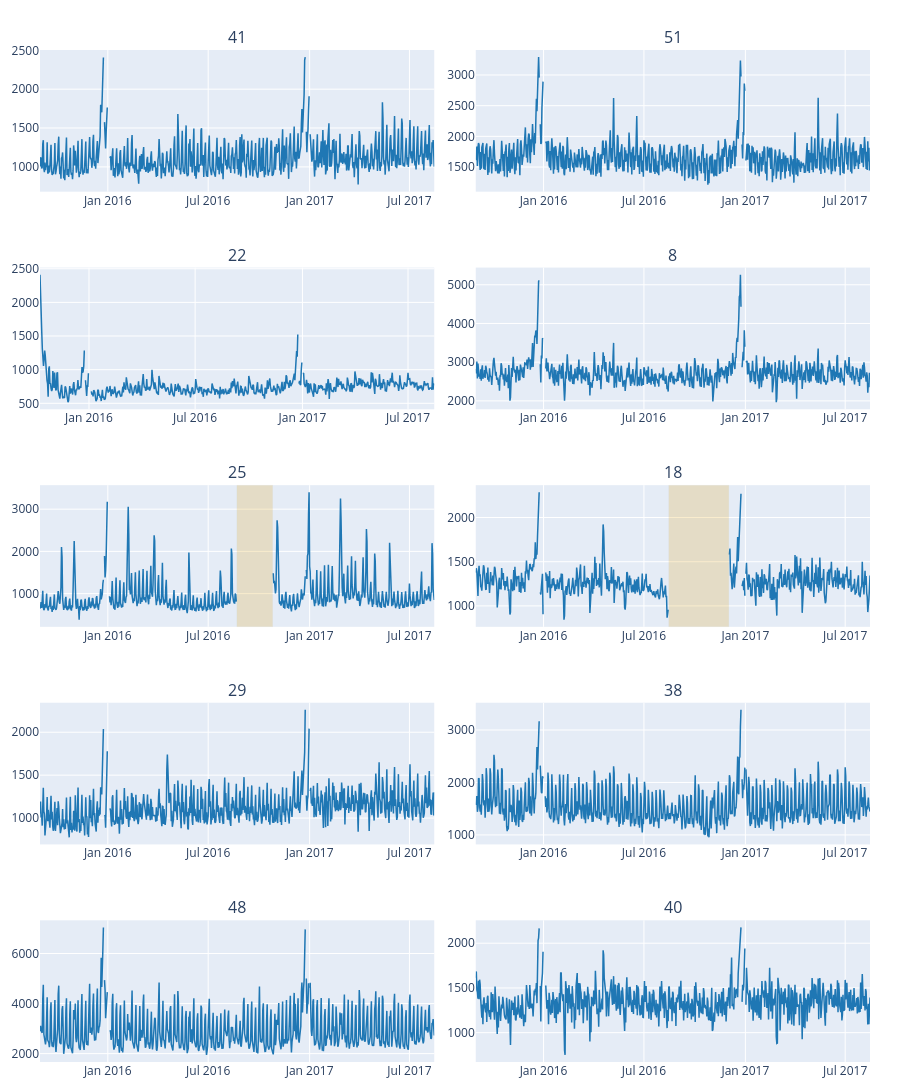

Write notebook code for a chart like this one.
### Markdown cell above
### Plateau detection

### Code cell
seriesPlot(
    data=transactions,
    n_series=10,
    w=2 * config.SEASONAL_PERIOD,
    pld=True,
    seed=12,
)

### Figure 1 — Plotly figure (JSON) as saved in the notebook; plotly's stock layout.template omitted (floating-point values rounded to 4 significant figures; data arrays with more than 128 entries replaced by an {"elided": "..."} marker saying what was removed)
{"data": [{"line": {"color": "#1f77b4", "width": 1.5}, "type": "scatter", "x": {"elided": "716 str values"}, "xaxis": "x", "y": {"elided": "716 float values"}, "yaxis": "y"}, {"line": {"color": "#1f77b4", "width": 1.5}, "type": "scatter", "x": {"elided": "716 str values"}, "xaxis": "x2", "y": {"elided": "716 float values"}, "yaxis": "y2"}, {"line": {"color": "#1f77b4", "width": 1.5}, "type": "scatter", "x": {"elided": "677 str values"}, "xaxis": "x3", "y": {"elided": "677 float values"}, "yaxis": "y3"}, {"line": {"color": "#1f77b4", "width": 1.5}, "type": "scatter", "x": {"elided": "716 str values"}, "xaxis": "x4", "y": {"elided": "716 float values"}, "yaxis": "y4"}, {"line": {"color": "#1f77b4", "width": 1.5}, "type": "scatter", "x": {"elided": "716 str values"}, "xaxis": "x5", "y": {"elided": "716 float values"}, "yaxis": "y5"}, {"line": {"color": "#1f77b4", "width": 1.5}, "type": "scatter", "x": {"elided": "716 str values"}, "xaxis": "x6", "y": {"elided": "716 float values"}, "yaxis": "y6"}, {"line": {"color": "#1f77b4", "width": 1.5}, "type": "scatter", "x": {"elided": "716 str values"}, "xaxis": "x7", "y": {"elided": "716 float values"}, "yaxis": "y7"}, {"line": {"color": "#1f77b4", "width": 1.5}, "type": "scatter", "x": {"elided": "716 str values"}, "xaxis": "x8", "y": {"elided": "716 float values"}, "yaxis": "y8"}, {"line": {"color": "#1f77b4", "width": 1.5}, "type": "scatter", "x": {"elided": "716 str values"}, "xaxis": "x9", "y": {"elided": "716 float values"}, "yaxis": "y9"}, {"line": {"color": "#1f77b4", "width": 1.5}, "type": "scatter", "x": {"elided": "716 str values"}, "xaxis": "x10", "y": {"elided": "716 float values"}, "yaxis": "y10"}], "layout": {"annotations": [{"font": {"size": 16}, "showarrow": false, "text": "41", "x": 0.2375, "xanchor": "center", "xref": "paper", "y": 1.0, "yanchor": "bottom", "yref": "paper"}, {"font": {"size": 16}, "showarrow": false, "text": "51", "x": 0.7625, "xanchor": "center", "xref": "paper", "y": 1.0, "yanchor": "bottom", "yref": "paper"}, {"font": {"size": 16}, "showarrow": false, "text": "22", "x": 0.2375, "xanchor": "center", "xref": "paper", "y": 0.785, "yanchor": "bottom", "yref": "paper"}, {"font": {"size": 16}, "showarrow": false, "text": "8", "x": 0.7625, "xanchor": "center", "xref": "paper", "y": 0.785, "yanchor": "bottom", "yref": "paper"}, {"font": {"size": 16}, "showarrow": false, "text": "25", "x": 0.2375, "xanchor": "center", "xref": "paper", "y": 0.57, "yanchor": "bottom", "yref": "paper"}, {"font": {"size": 16}, "showarrow": false, "text": "18", "x": 0.7625, "xanchor": "center", "xref": "paper", "y": 0.57, "yanchor": "bottom", "yref": "paper"}, {"font": {"size": 16}, "showarrow": false, "text": "29", "x": 0.2375, "xanchor": "center", "xref": "paper", "y": 0.355, "yanchor": "bottom", "yref": "paper"}, {"font": {"size": 16}, "showarrow": false, "text": "38", "x": 0.7625, "xanchor": "center", "xref": "paper", "y": 0.355, "yanchor": "bottom", "yref": "paper"}, {"font": {"size": 16}, "showarrow": false, "text": "48", "x": 0.2375, "xanchor": "center", "xref": "paper", "y": 0.14, "yanchor": "bottom", "yref": "paper"}, {"font": {"size": 16}, "showarrow": false, "text": "40", "x": 0.7625, "xanchor": "center", "xref": "paper", "y": 0.14, "yanchor": "bottom", "yref": "paper"}], "height": 1150, "margin": {"b": 30, "l": 30, "r": 30, "t": 50}, "shapes": [{"fillcolor": "#E2A20C", "line": {"width": 0.1}, "opacity": 0.2, "type": "rect", "x0": "2016-08-22T00:00:00", "x1": "2016-10-26T00:00:00", "xref": "x5", "y0": 0, "y1": 1, "yref": "y5 domain"}, {"fillcolor": "#E2A20C", "line": {"width": 0.1}, "opacity": 0.2, "type": "rect", "x0": "2016-08-15T00:00:00", "x1": "2016-12-02T00:00:00", "xref": "x6", "y0": 0, "y1": 1, "yref": "y6 domain"}], "showlegend": false, "title": {"text": "", "x": 0.5}, "xaxis": {"anchor": "y", "domain": [0, 0.475]}, "xaxis10": {"anchor": "y10", "domain": [0.525, 1]}, "xaxis2": {"anchor": "y2", "domain": [0.525, 1]}, "xaxis3": {"anchor": "y3", "domain": [0, 0.475]}, "xaxis4": {"anchor": "y4", "domain": [0.525, 1]}, "xaxis5": {"anchor": "y5", "domain": [0, 0.475]}, "xaxis6": {"anchor": "y6", "domain": [0.525, 1]}, "xaxis7": {"anchor": "y7", "domain": [0, 0.475]}, "xaxis8": {"anchor": "y8", "domain": [0.525, 1]}, "xaxis9": {"anchor": "y9", "domain": [0, 0.475]}, "yaxis": {"anchor": "x", "domain": [0.86, 1.0]}, "yaxis10": {"anchor": "x10", "domain": [0, 0.14]}, "yaxis2": {"anchor": "x2", "domain": [0.86, 1.0]}, "yaxis3": {"anchor": "x3", "domain": [0.645, 0.785]}, "yaxis4": {"anchor": "x4", "domain": [0.645, 0.785]}, "yaxis5": {"anchor": "x5", "domain": [0.43, 0.57]}, "yaxis6": {"anchor": "x6", "domain": [0.43, 0.57]}, "yaxis7": {"anchor": "x7", "domain": [0.215, 0.355]}, "yaxis8": {"anchor": "x8", "domain": [0.215, 0.355]}, "yaxis9": {"anchor": "x9", "domain": [0, 0.14]}}}
